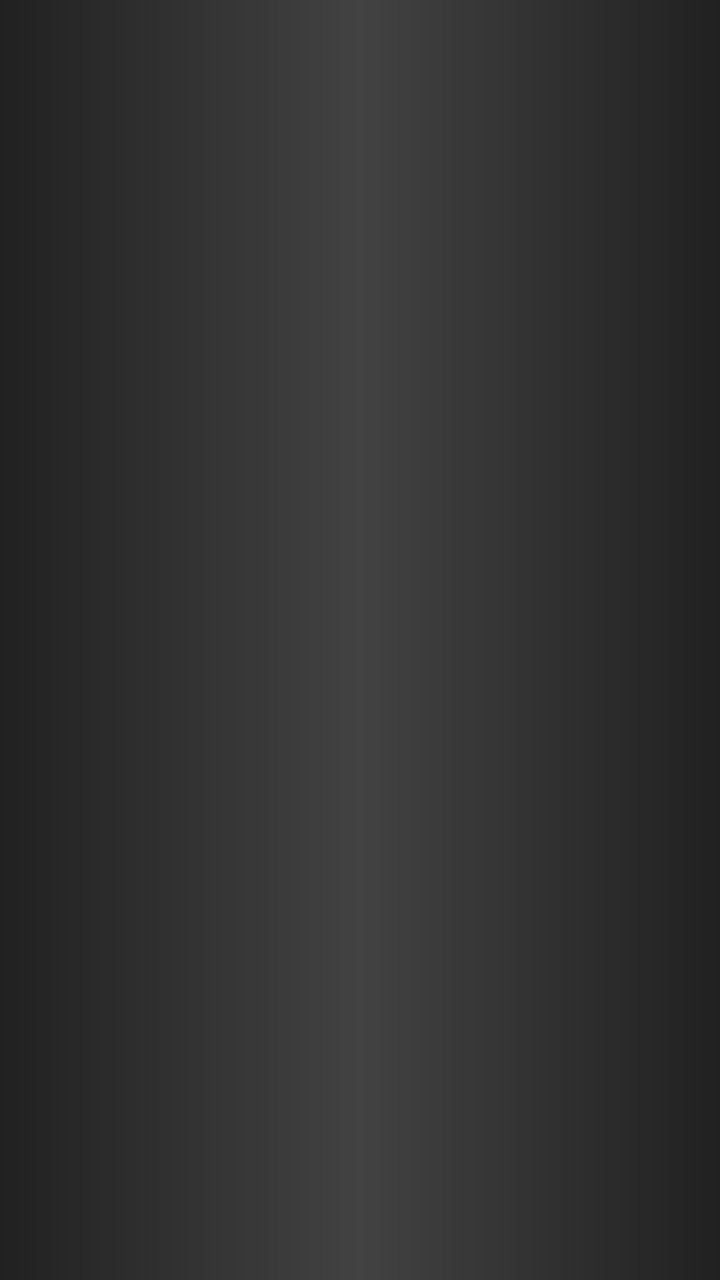
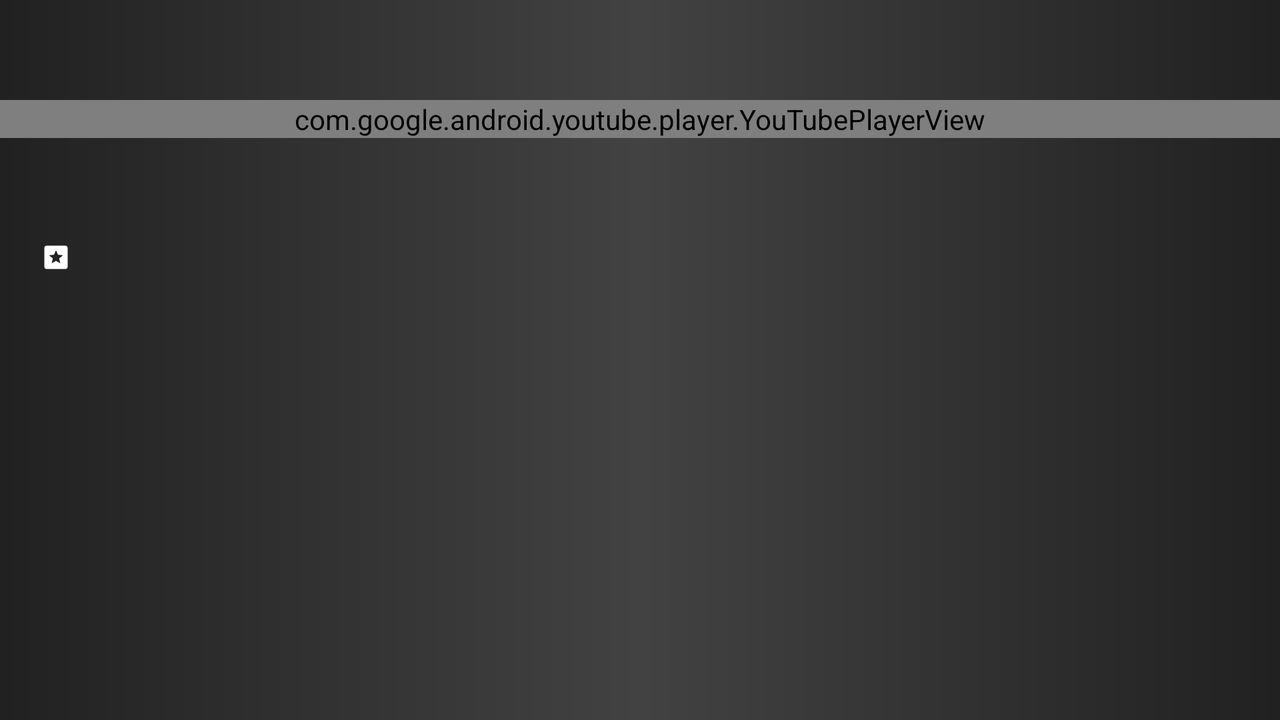

Compare how this app lays out the same screen by default and in its alternative resource folder. The renders come first, then the two layout files and the values they reference.
<!-- AndroidManifest.xml: application theme AppTheme.splash -->
<!-- res/layout/activity_moviedetail.xml -->
<?xml version="1.0" encoding="utf-8"?>
<LinearLayout xmlns:android="http://schemas.android.com/apk/res/android"
    style="@style/div.vlist"
    android:layout_height="match_parent"
    android:background="@drawable/bg"
    android:padding="@dimen/margin_normal">



</LinearLayout>
<!-- resources referenced by this layout -->
<resources>
  <dimen name="margin_normal">10dp</dimen>
  <!-- drawable bg (drawable) -->
  <?xml version="1.0" encoding="utf-8"?>
  <layer-list xmlns:android="http://schemas.android.com/apk/res/android">
      <item>
          <shape
              android:shape="rectangle">
              <gradient
                  android:startColor="@color/colorPrimaryDark"
                  android:centerColor="@color/colorPrimary"
                  android:endColor="@color/colorPrimaryDark"/>
          </shape>
      </item>
  </layer-list>
  <style name="div.vlist" parent="div">
          <item name="android:orientation">vertical</item>
      </style>
  <style name="AppTheme.splash" parent="AppTheme">
          <item name="android:windowBackground">@drawable/splash</item>
      </style>
  <color name="colorPrimaryDark">@color/grey900</color>
  <color name="colorPrimary">@color/grey800</color>
  <style name="div">
          <item name="android:layout_width">match_parent</item>
          <item name="android:layout_height">wrap_content</item>
      </style>
  <style name="AppTheme" parent="Theme.AppCompat.Light.NoActionBar">
          
          <item name="colorPrimary">@color/colorPrimary</item>
          <item name="colorPrimaryDark">@color/colorPrimaryDark</item>
          <item name="colorAccent">@color/colorAccent</item>
      </style>
  <!-- drawable splash (drawable) -->
  <?xml version="1.0" encoding="utf-8"?>
  <layer-list xmlns:android="http://schemas.android.com/apk/res/android">
  
      <item>
          <shape
              android:shape="rectangle">
              <gradient
                  android:startColor="@color/colorPrimaryDark"
                  android:centerColor="@color/colorPrimary"
                  android:endColor="@color/colorPrimaryDark"/>
          </shape>
      </item>
  
      <item >
          <bitmap
              android:gravity="center"
              android:src="@mipmap/ic_launcher_round" />
      </item>
  
  </layer-list>
  <color name="grey900">#212121</color>
  <color name="grey800">#424242</color>
  <color name="colorAccent">@color/grey50</color>
  <color name="grey50">#f1f1f1</color>
</resources>
<!-- res/layout-land/activity_moviedetail.xml (the repository's variant of the layout above) -->
<!-- drawn on the phone turned sideways -->
<?xml version="1.0" encoding="utf-8"?>
<LinearLayout xmlns:android="http://schemas.android.com/apk/res/android"
    style="@style/div.vlist"
    android:layout_height="match_parent"
    android:background="@drawable/bg">

    <android.support.v7.widget.Toolbar
        android:id="@+id/detail_toolbar"
        android:layout_width="match_parent"
        android:layout_height="50dp"
        android:titleTextColor="@color/white"
        android:title="dddd"/>
    <ScrollView
        style="@style/div">
        <LinearLayout
            style="@style/div.vlist">
            <com.google.android.youtube.player.YouTubePlayerView
                android:id="@+id/detail_youtube"
                android:layout_width="match_parent"
                android:layout_height="wrap_content"
                android:layout_centerInParent="true"/>

            <LinearLayout
                style="@style/div.vlist"
                android:padding="@dimen/margin_normal" >

                <TextView
                    android:id="@+id/detail_title"
                    style="@style/div.h1"
                    android:layout_marginTop="@dimen/margin_normal"/>

                <LinearLayout
                    style="@style/div.hlist"
                    android:layout_height="16dp"
                    android:layout_marginTop="@dimen/margin_normal"
                    android:gravity="center_vertical">
                    <TextView
                        android:id="@+id/detail_release"
                        style="@style/div.p.sub"
                        android:layout_width="wrap_content"
                        android:layout_height="match_parent"
                        android:layout_marginRight="@dimen/margin_normal"/>

                    <ImageView
                        android:layout_width="16dp"
                        android:layout_height="16dp"
                        android:src="@mipmap/ic_rating"/>

                    <TextView
                        android:id="@+id/detail_score"
                        style="@style/div.p.sub"
                        android:layout_width="wrap_content"
                        android:layout_height="match_parent"
                        android:layout_marginLeft="@dimen/margin_small"/>


                </LinearLayout>

                <TextView
                    android:id="@+id/detail_description"
                    style="@style/div.p"
                    android:layout_marginTop="@dimen/margin_normal"/>

            </LinearLayout>

        </LinearLayout>

    </ScrollView>

</LinearLayout>
<!-- resources referenced by the variant -->
<!-- as the phone turned sideways resolves them -->
<resources>
  <color name="white">#ffffff</color>
  <dimen name="margin_normal">10dp</dimen>
  <dimen name="margin_small">2dp</dimen>
  <!-- drawable bg (drawable) -->
  <?xml version="1.0" encoding="utf-8"?>
  <layer-list xmlns:android="http://schemas.android.com/apk/res/android">
      <item>
          <shape
              android:shape="rectangle">
              <gradient
                  android:startColor="@color/colorPrimaryDark"
                  android:centerColor="@color/colorPrimary"
                  android:endColor="@color/colorPrimaryDark"/>
          </shape>
      </item>
  </layer-list>
  <!-- mipmap ic_rating: png bitmap (mipmap-hdpi, 721 bytes) -->
  <style name="div">
          <item name="android:layout_width">match_parent</item>
          <item name="android:layout_height">wrap_content</item>
      </style>
  <style name="div.h1" parent="div">
          <item name="android:textColor">@color/textH1</item>
          <item name="android:textSize">@dimen/text_h1</item>
      </style>
  <style name="div.hlist" parent="div">
          <item name="android:orientation">horizontal</item>
      </style>
  <style name="div.p" parent="div">
          <item name="android:textColor">@color/textP</item>
          <item name="android:textSize">@dimen/text_p</item>
      </style>
  <style name="div.vlist" parent="div">
          <item name="android:orientation">vertical</item>
      </style>
  <style name="AppTheme.splash" parent="AppTheme">
          <item name="android:windowBackground">@drawable/splash</item>
      </style>
  <color name="colorPrimaryDark">@color/grey900</color>
  <color name="colorPrimary">@color/grey800</color>
  <color name="textH1">@color/grey50</color>
  <dimen name="text_h1">16sp</dimen>
  <color name="textP">@color/grey200</color>
  <dimen name="text_p">12sp</dimen>
  <style name="AppTheme" parent="Theme.AppCompat.Light.NoActionBar">
          
          <item name="colorPrimary">@color/colorPrimary</item>
          <item name="colorPrimaryDark">@color/colorPrimaryDark</item>
          <item name="colorAccent">@color/colorAccent</item>
      </style>
  <!-- drawable splash (drawable) -->
  <?xml version="1.0" encoding="utf-8"?>
  <layer-list xmlns:android="http://schemas.android.com/apk/res/android">
  
      <item>
          <shape
              android:shape="rectangle">
              <gradient
                  android:startColor="@color/colorPrimaryDark"
                  android:centerColor="@color/colorPrimary"
                  android:endColor="@color/colorPrimaryDark"/>
          </shape>
      </item>
  
      <item >
          <bitmap
              android:gravity="center"
              android:src="@mipmap/ic_launcher_round" />
      </item>
  
  </layer-list>
  <color name="grey900">#212121</color>
  <color name="grey800">#424242</color>
  <color name="grey50">#f1f1f1</color>
  <color name="grey200">#eeeeee</color>
  <color name="colorAccent">@color/grey50</color>
</resources>
